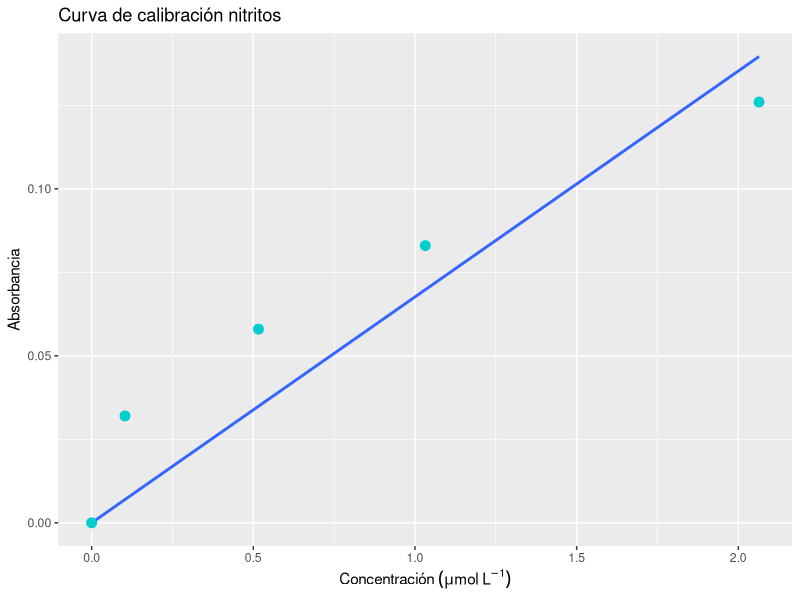
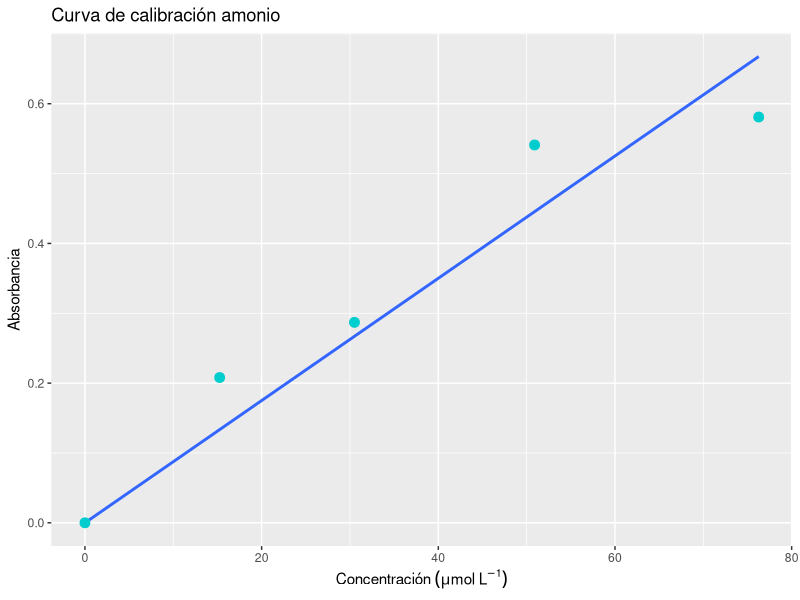
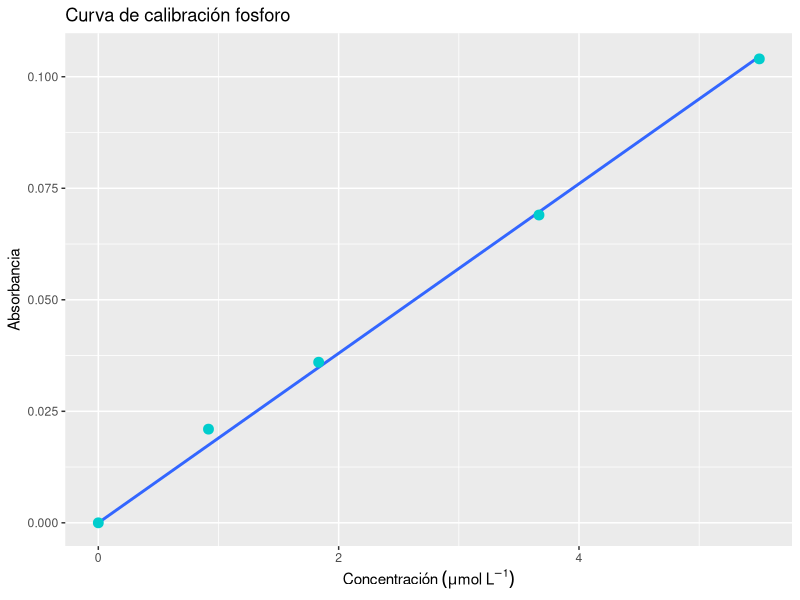
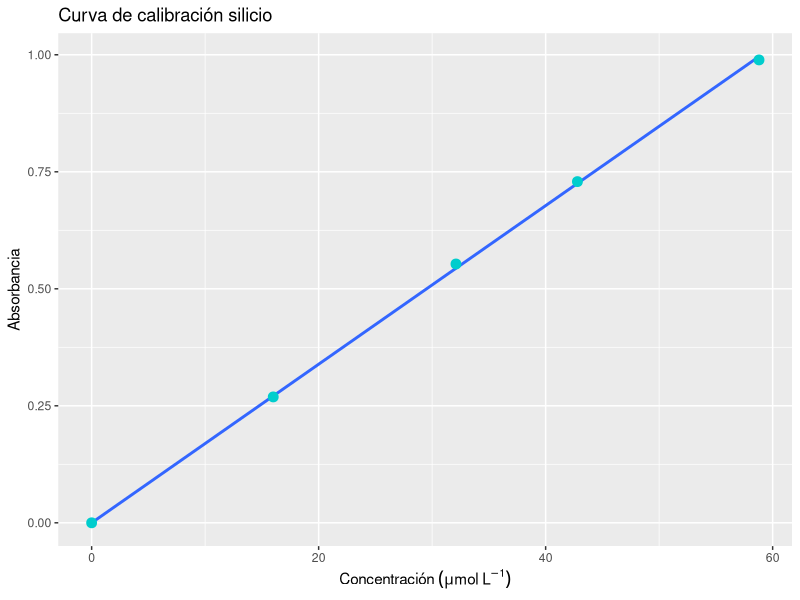

R code for these plots, in order: (Note: this script raises an error after producing the figures.)
library(tidyverse)
library(readr)


# Data --------------------------------------------------------------------


Cuantificacion_nutrientes_bonito_xlsx_tidy_data <- read_csv("Data/Cuantificacion nutrientes bonito.xlsx - tidy data.csv")
View(Cuantificacion_nutrientes_bonito_xlsx_tidy_data)



# Calibration curves ------------------------------------------------------


Cuantificacion_nutrientes_bonito_xlsx_calibracion <- read_csv("Data/Cuantificacion nutrientes bonito.xlsx - calibracion.csv")
View(Cuantificacion_nutrientes_bonito_xlsx_calibracion)

nitritos_lm<-lm(Cuantificacion_nutrientes_bonito_xlsx_calibracion$absorbancia~Cuantificacion_nutrientes_bonito_xlsx_calibracion$concentracion+0,
                data = Cuantificacion_nutrientes_bonito_xlsx_calibracion,
                subset=(medicion=="Nitritos")
                )
summary(nitritos_lm)

Curva_calibracion_nitritos<-ggplot(subset(Cuantificacion_nutrientes_bonito_xlsx_calibracion,medicion=="Nitritos"),
                                   aes(x=concentracion,
                                       y=absorbancia)) +
 
  geom_smooth(method = "lm", formula = y ~ x+0, se=F)+
  geom_point(size=3, color="cyan3") +
  labs(title="Curva de calibración nitritos")+
  xlab(expression("Concentración"~(mu*mol~L^-1)))+
  ylab("Absorbancia")


Curva_calibracion_nitritos



Amonio_lm<-lm(Cuantificacion_nutrientes_bonito_xlsx_calibracion$absorbancia~Cuantificacion_nutrientes_bonito_xlsx_calibracion$concentracion+0,
                data = Cuantificacion_nutrientes_bonito_xlsx_calibracion,
                subset=(medicion=="Amonio")
)
summary(Amonio_lm)

Curva_calibracion_amonio<-ggplot(subset(Cuantificacion_nutrientes_bonito_xlsx_calibracion,medicion=="Amonio"),
                                   aes(x=concentracion,
                                       y=absorbancia)) +

  geom_smooth(method = "lm", formula = y ~ x+0, se=F)+
  geom_point(size=3, color="cyan3") +
  labs(title="Curva de calibración amonio")+
  xlab(expression("Concentración"~(mu*mol~L^-1)))+
  ylab("Absorbancia")


Curva_calibracion_amonio




fosforo_lm<-lm(Cuantificacion_nutrientes_bonito_xlsx_calibracion$absorbancia~Cuantificacion_nutrientes_bonito_xlsx_calibracion$concentracion+0,
                data = Cuantificacion_nutrientes_bonito_xlsx_calibracion,
                subset=(medicion=="fosforo")
)
summary(fosforo_lm)

Curva_calibracion_fosforo<-ggplot(subset(Cuantificacion_nutrientes_bonito_xlsx_calibracion,medicion=="fosforo"),
                                   aes(x=concentracion,
                                       y=absorbancia)) +
 
  geom_smooth(method = "lm", formula = y ~ x+0, se=F)+
  geom_point(size=3, color="cyan3") +
  labs(title="Curva de calibración fosforo")+
  xlab(expression("Concentración"~(mu*mol~L^-1)))+
  ylab("Absorbancia")


Curva_calibracion_fosforo




silicio_lm<-lm(Cuantificacion_nutrientes_bonito_xlsx_calibracion$absorbancia~Cuantificacion_nutrientes_bonito_xlsx_calibracion$concentracion+0,
               data = Cuantificacion_nutrientes_bonito_xlsx_calibracion,
               subset=(medicion=="silicio")
)
summary(silicio_lm)

Curva_calibracion_silicio<-ggplot(subset(Cuantificacion_nutrientes_bonito_xlsx_calibracion,medicion=="silicio"),
                                  aes(x=concentracion,
                                      y=absorbancia)) +
 
  geom_smooth(method = "lm", formula = y ~ x+0, se=F)+
  geom_point(size=3, color="cyan3") +
  labs(title="Curva de calibración silicio")+
  xlab(expression("Concentración"~(mu*mol~L^-1)))+
  ylab("Absorbancia")


Curva_calibracion_silicio



# csvs --------------------------------------------------------------------

data_nitritos<-Cuantificacion_nutrientes_bonito_xlsx_tidy_data |> 
  select("Muestra", "nitrito(uM)","amonio(uM)") |> 
  drop_na("nitrito(uM)")
View(data_nitritos)

write.csv(data_nitritos, "Data_nitritos_amonio.csv")


data_fosforo<-Cuantificacion_nutrientes_bonito_xlsx_tidy_data |> 
  select("Muestra", "fosforo(uM)") |> 
  drop_na("fosforo(uM)")
View(data_fosforo)

write.csv(data_fosforo, "data tablas/Data_fosforo.csv")


data_silicio<-Cuantificacion_nutrientes_bonito_xlsx_tidy_data |> 
  select("Muestra", "silicio(uM)") |> 
  drop_na("silicio(uM)")
View(data_silicio)

write.csv(data_silicio, "data tablas/Data_silicio.csv")


data_Chlorophil_a_b_c<-Cuantificacion_nutrientes_bonito_xlsx_tidy_data |> 
  select("Muestra", "Chl_a(mg/L)","Chl_b(mg/L)","Chl_c(mg/L)") |> 
  drop_na("Chl_a(mg/L)")
View(data_Chlorophil_a_b_c)
write.csv(data_Chlorophil_a_b_c, "data tablas/Data_Chlorophil_a_b_c.csv")




data_Chlorophil_a_lor<-Cuantificacion_nutrientes_bonito_xlsx_tidy_data |> 
  select("Muestra", "Chl_a_lor(mg/L)","Feofitina(mg/L)") |> 
  drop_na("Chl_a_lor(mg/L)")
View(data_Chlorophil_a_lor)
write.csv(data_Chlorophil_a_lor, "data tablas/Data_Chlorophil_a_lor.csv")
